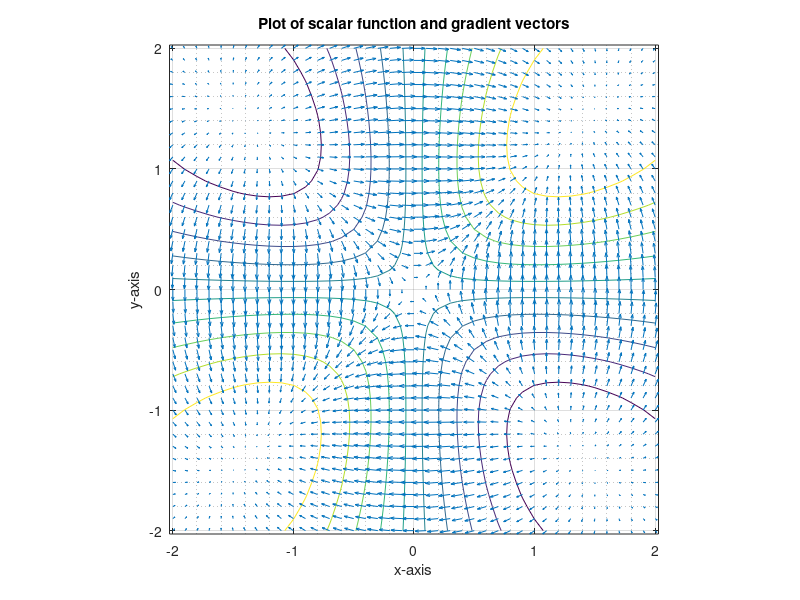

The MATLAB source for this figure:
clc
clear 
close all

%mesh
m = -2:0.1:2;
[x,y] = meshgrid(m);

%function
z = x.*y.*exp(-sqrt(x.^2 + y.^2));

%gradient function
[gx,gy] = gradient(z,0.2,0.2);
contour(m,m,z)
hold on 
quiver(m,m,gx,gy)
hold off

%formatting
axis('image');
xlabel('x-axis')
ylabel('y-axis')
title('Plot of scalar function and gradient vectors')
grid on
grid minor 